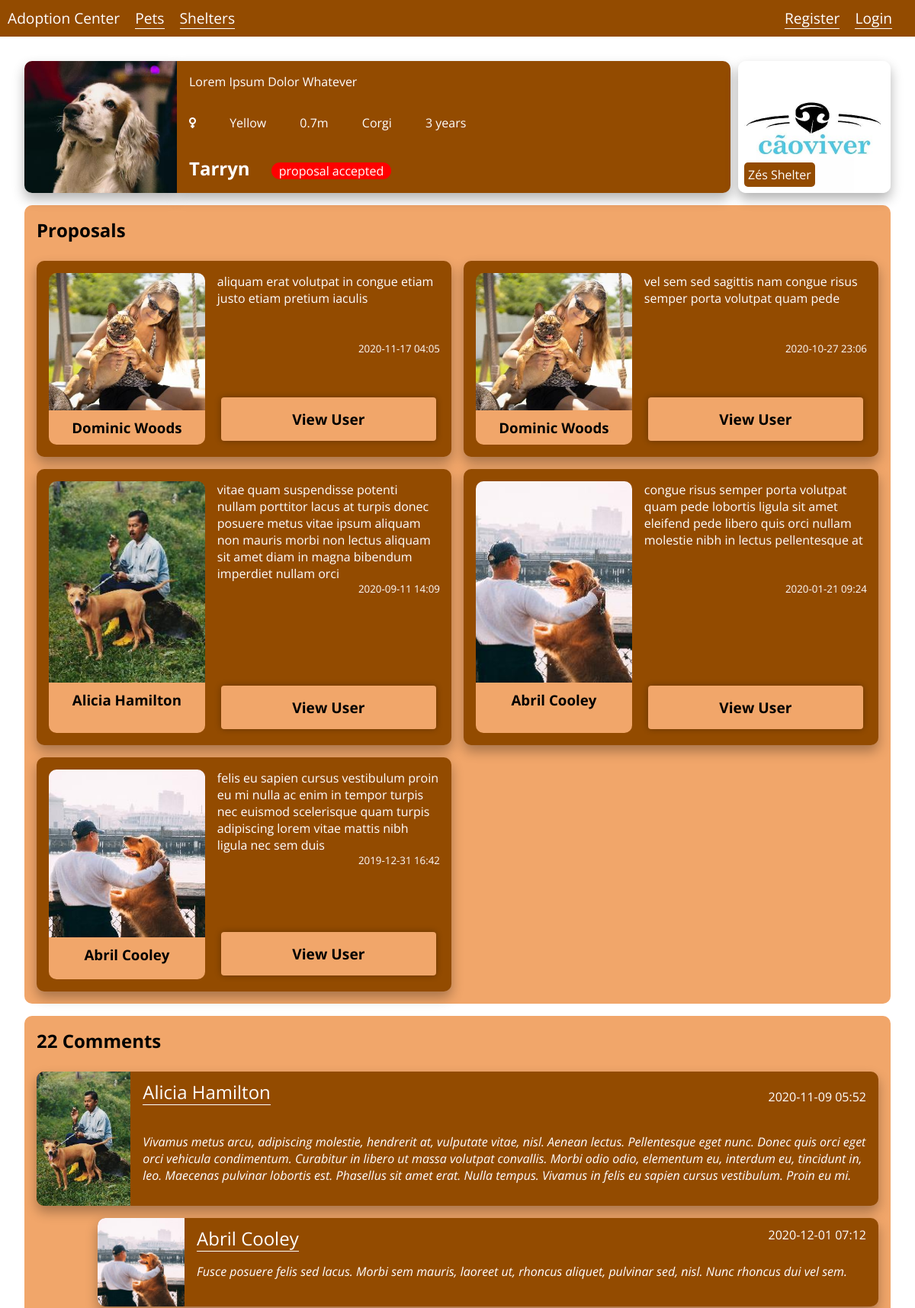
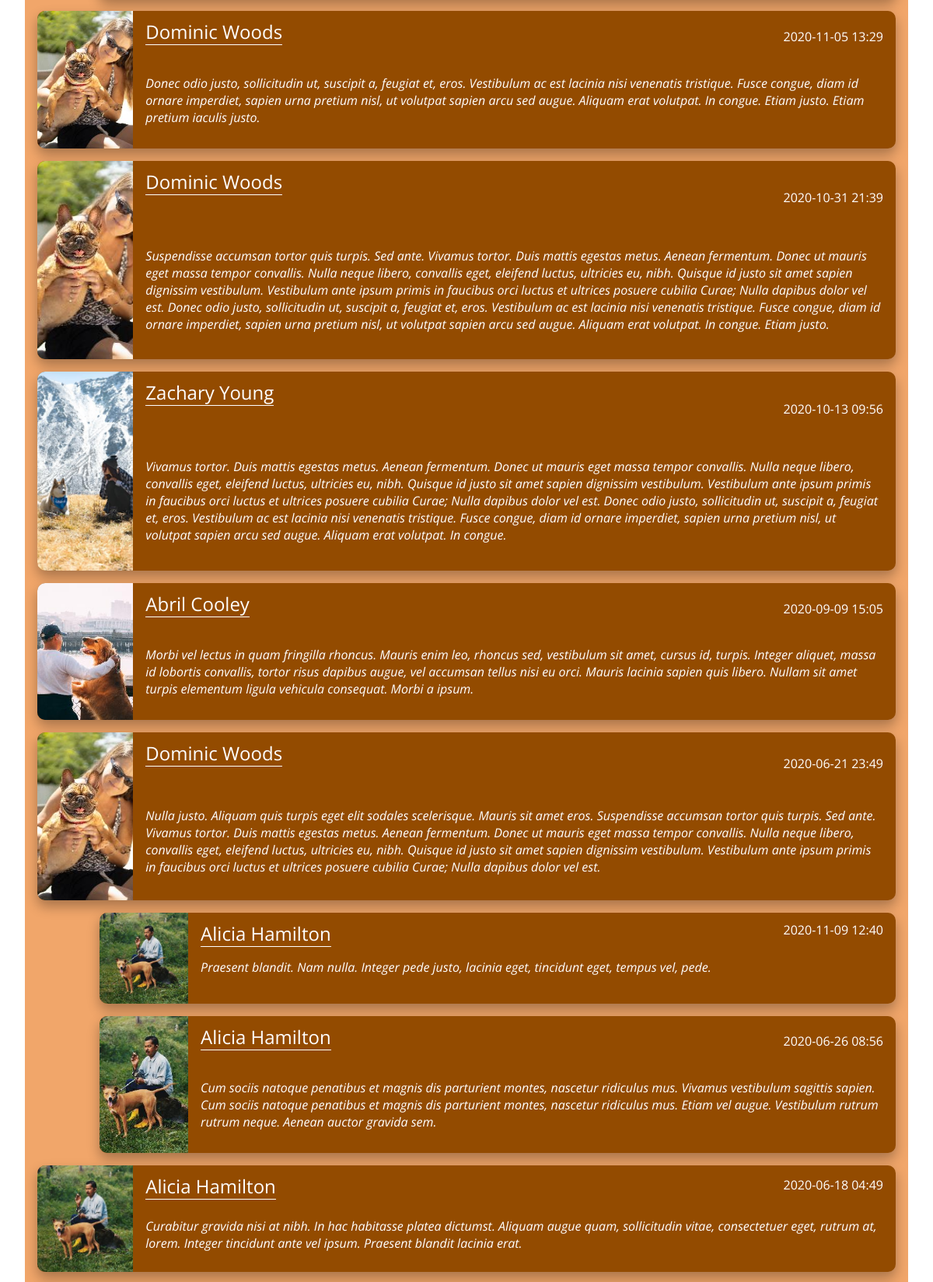
Page /pet_detail.php?id=4 (upper part) on the committed database (2 pictures, top to bottom).
### tables this page shows
CREATE TABLE Pets (
  pet_id    INTEGER PRIMARY KEY,
  name      VARCHAR,
  species   VARCHAR,
  size      FLOAT,
  color     VARCHAR,
  gender    INTEGER, -- (0 for male),
  info      VARCHAR,
  age       INTEGER,
  location  VARCHAR,
  state     VARCHAR -- Pets can be in several states (being prepared for adoption, prepared, proposal accepted, delivered, …).
);

CREATE TABLE Shelters_Pets (
  shelter_id  INTEGER,
  pet_id      INTEGER,
  CONSTRAINT shel_pet_fk1 FOREIGN KEY (shelter_id) REFERENCES Shelters(shelter_id),
	CONSTRAINT shel_pet_fk2 FOREIGN KEY (pet_id) REFERENCES Pets(pet_id),
	CONSTRAINT shel_pet_pk PRIMARY KEY(shelter_id, pet_id)
);

CREATE TABLE Shelters (
  shelter_id  INTEGER PRIMARY KEY,
  username    VARCHAR,
  password    TEXT,
  name        VARCHAR,
  info        VARCHAR
);

CREATE TABLE ProposalsUser (
    prop_id     INTEGER PRIMARY KEY,
    pet_id      INTEGER,
    user_id     INTEGER,
    text        VARCHAR,
    date        VARCHAR,
    CONSTRAINT  prop_fk1 FOREIGN KEY (pet_id) REFERENCES Pets(pet_id),
    CONSTRAINT  prop_fk2 FOREIGN KEY (user_id) REFERENCES Users(user_id)
);

CREATE TABLE Users (
  user_id     INTEGER PRIMARY KEY,
  username    VARCHAR,
  password    TEXT,
  name        VARCHAR,
  info        VARCHAR
);

CREATE TABLE Comments (
    id INTEGER PRIMARY KEY,
    user_id INTEGER,
    pet_id INTEGER,
    date VARCHAR,
    text VARCHAR,
    CONSTRAINT  comm_fk1 FOREIGN KEY (pet_id) REFERENCES Pets(pet_id),
    CONSTRAINT  comm_fk2 FOREIGN KEY (user_id) REFERENCES Users(user_id)
);

CREATE TABLE Answers(
    id INTEGER PRIMARY KEY,
    comment_id INTEGER,
    date VARCHAR,
    text VARCHAR,
    user_id INTEGER,
    type VARCHAR, -- user or shelter
    constraint fk_comments FOREIGN KEY (comment_id) REFERENCES Comments
);

### pet_detail.php (called while the page is built, shortened)
<?php
include_once('database/connection.php');
include_once('database/pets.php');
include_once('database/users.php');
include_once('database/shelters.php');
$pet = getPetByID($_GET['id']);
$proposals = getPetProposals($_GET['id']);
$comments = getPetComments($_GET['id']);
include('templates/common/header.php');
include('templates/common/navigation_bar.php');
include('templates/pets/pet_detail.php');
include('templates/common/footer.php');

### database/pets.php (called while the page is built, shortened)
<?php
function getPetProposals($petID) {
    global $db;
    if ($stmt = $db->prepare('
            SELECT *
            FROM ProposalsUser, Users
            WHERE pet_id = :id
            AND Users.user_id = ProposalsUser.user_id
            ORDER BY date DESC')
    ) {
        $stmt->bindParam(':id', $petID);
        $stmt->execute();
        return $stmt->fetchAll();
    }
    else {
        printf('errno: %d, error: %s', $db->errorCode(), $db->errorInfo()[2]);
        die;
    }
}
function getPetOwner($petID) {
    global $db;
    if ($stmt = $db->prepare('
        SELECT *
        FROM Pets, Users_Pets
        WHERE Pets.pet_id = :id
        AND Pets.pet_id = Users_Pets.pet_id')) {
        $stmt->bindParam(':id', $petID);
        $stmt->execute();
        $stmt = $db->prepare('
            SELECT *
            FROM Pets, Shelters_Pets
            WHERE Pets.pet_id = :id
            AND Pets.pet_id = Shelters_Pets.pet_id');
        $stmt->bindParam(':id', $petID);
        $stmt->execute();
        $pets = $stmt->fetch();
        return [$pets['shelter_id'], "shelter"];
    }
    else {
        printf('errno: %d, error: %s', $db->errorCode(), $db->errorInfo()[2]);
        die;
    }
}
function getPetByID($petID) {
    global $db;
    if ($stmt = $db->prepare('SELECT * FROM Pets WHERE pet_id = :id')) {
        $stmt->bindParam(':id', $petID);
        $stmt->execute();
        return $stmt->fetch();
    }
    else {
        printf('errno: %d, error: %s', $db->errorCode(), $db->errorInfo()[2]);
        die;
    }
}
function getImageByPetId($petID){
    global $db;
    if ($stmt = $db->prepare('SELECT * FROM Pets_Images WHERE pet_id = :id')) {
        $stmt->bindParam(':id', $petID);
        $stmt->execute();
        return $stmt->fetch()[0];
    }
    else {
        printf('errno: %d, error: %s', $db->errorCode(), $db->errorInfo()[2]);
        die;
    }
}
function getPetComments($petID) {
    global $db;
    if ($stmt = $db->prepare('
            SELECT *
            FROM Comments, Users
            WHERE pet_id = :id
            AND Users.user_id = Comments.user_id
            ORDER BY date DESC')
    ) {
        $stmt->bindParam(':id', $petID);
        $stmt->execute();
        return $stmt->fetchAll();
    }
    else {
        printf('errno: %d, error: %s', $db->errorCode(), $db->errorInfo()[2]);
        die;
    }
}
function getCommentReplies($commentID) {
    global $db;
    if ($stmt = $db->prepare('SELECT * FROM Answers WHERE comment_id = :id')) {
        $stmt->bindParam(':id', $commentID);
        $stmt->execute();
        return $stmt->fetchAll();
    }
    else {
        printf('errno: %d, error: %s', $db->errorCode(), $db->errorInfo()[2]);
        die;
    }
}

### database/shelters.php (called while the page is built, shortened)
<?php
function getShelterByID($shelterID) {
    global $db;
    if ($stmt = $db->prepare('SELECT * FROM Shelters WHERE shelter_id = :id')) {
        $stmt->bindParam(':id', $shelterID);
        $stmt->execute();
        return $stmt->fetch();
    }
    else {
        printf('errno: %d, error: %s', $db->errorCode(), $db->errorInfo()[2]);
        die;
    }
}

### database/users.php (called while the page is built, shortened)
<?php
function getUserByID($id) {
    global $db;
    if ($stmt = $db->prepare('SELECT * FROM Users WHERE user_id = :id')) {
        $stmt->bindParam(':id', $id);
        $stmt->execute();
        return $stmt->fetch();
    }
    else {
        printf('errno: %d, error: %s', $db->errorCode(), $db->errorInfo()[2]);
        die;
    }
}

### templates/pets/pet_detail.php (the view, shortened to what this page needs)
<div class="page-content" id="pet-profile" >
    <div class="pet-bio">
        <a class="pet-image" style="background-image: url('database/images/pets/thumbs_medium/<?= getImageByPetId($_GET['id']) ?>.jpg')">
        </a>
        <section class="pet-info">
            <div id="title">
                <h2><?= $pet['name'] ?></h2>
                <span><?= $pet['state'] ?></span>
            </div>
            <div id="pet-details">
                <?php
                if ($pet['gender'] == 0)
                    echo '<i class="fas fa-mars"></i>';
                else
                    echo '<i class="fas fa-venus"></i>';
                ?>
                <span><?= $pet['color'] ?></span>
                <span><?= $pet['size'] ?>m</span>
                <span><?= $pet['species'] ?></span>
                <span><?= $pet['age'] . ' years' ?></span>
            </div>
            <p><?= $pet['info'] ?></p>
        </section>
        <?php
        $owner = getPetOwner($pet['pet_id']);
        if ($owner[1] == 'user') {
            echo '<a id="owner-info" href="user_profile.php?id=' . $owner[0] . '">';
            echo "<div class=\"img\" style=\"background-image: url('database/images/users/profile/thumbs_medium/" . $owner[0] . ".jpg')\"> </div>
                  <p>" . getUserByID($owner[0])['name'] . '</p>
                  </a>';
        }
        else {
            echo '<a id="owner-info" href="shelter_profile.php?id=' . $owner[0] . '">';
            echo "<div class=\"img\" style=\"background-image: url('database/images/shelters/profile/thumbs_medium/" . $owner[0] . ".jpg')\"></div>
                  <p>" . getShelterByID($owner[0])['name'] . '</p>
                  </a>';
        }
        ?>
    </div>
    <section id="proposals">
        <h2>Proposals</h2>
        <div class="grid-list">
            <?php foreach ($proposals as $proposal) { ?>
                <article class="adoption-proposal">
                    <div class="img" style="background-image: url('database/images/users/profile/thumbs_medium/<?= $proposal['user_id'] ?>.jpg"></div>
                    <h3><?= $proposal['name'] ?></h3>
                    <div class="user-details">
                        <p><?= $proposal['text'] ?></p>
                        <small><?= date("Y-m-d H:i", substr($proposal['date'], 0, 10)) ?></small>
                        <a href="user_profile.php?id=<?= $proposal['user_id'] ?>" class="button">View User</a>
                    </div>
                </article>
            <?php } ?>
        </div>
    </section>
    <section id="pet-comments">
        <h2><?= count($comments) ?> Comments</h2>
        <?php foreach ($comments as $comment) { ?>
            <div class="pet-comment">
                <a href="user_profile.php?id=<?= $comment['user_id'] ?>" class="user-image" style="background-image: url('database/images/users/profile/thumbs_medium/<?= $comment['user_id'] ?>.jpg')"></a>
                <span class="user"><a href="user_profile.php?id=<?= $comment['user_id'] ?>"><?= $comment['name'] ?></a></span>
                <span class="date"><?= date("Y-m-d H:i", substr($comment['date'], 0, 10)) ?></span>
                <p><?= $comment['text'] ?></p>
            </div>
            <?php
            $replies = getCommentReplies($comment['id']);
            foreach ($replies as $reply) {
                if ($reply['type'] == "user") {
                    echo '<div class="pet-answer">';
                    echo "<a href=\"user_profile.php?id=" . $reply['user_id'] . "\" class=\"user-image\" style=\"background-image: url('database/images/users/profile/thumbs_medium/" . $reply['user_id'] . ".jpg')\"></a>";
                    echo "<span class=\"user\"><a href=\"user_profile.php?id=" . $reply['user_id'] . "\">" . getUserByID($reply['user_id'])['name'] . "</a></span>";
                    echo "<span class=\"date\">" . date("Y-m-d H:i", substr($reply['date'], 0, 10)) . "</span>";
                    echo "<p>" . $reply['text'] . "</p>";
                    echo "</div>";
                }
            }
            ?>
        <?php } ?>
    </section>
</div>

### templates/common/header.php (shortened to what this page needs)
<!DOCTYPE html>
<html lang="en">
<head>
    <link href="style/style.css" rel="stylesheet">
    <link rel="stylesheet" href="https://use.fontawesome.com/releases/v5.3.1/css/all.css">
</head>
<body>

### templates/common/navigation_bar.php (shortened to what this page needs)
<section class="navigation_bar">
    <a href="homepage.php">Adoption Center</a>
    <nav id="links">
        <a href="pets_list.php">Pets</a>
        <a href="shelters_list.php">Shelters</a>
    </nav>
    <nav id="signup">
        <?php if (!isset($_SESSION['username'])) { ?>
            <a href="register.php">Register</a>
            <a href="login.php">Login</a>
        <?php } ?>
    </nav>
</section>

### templates/common/footer.php (shortened to what this page needs)
</body>
</html>

### rows in the picture
pets: name "Tarryn", state "proposal accepted", color "Yellow", size "0.7", species "Corgi", age "3", info "Lorem Ipsum Dolor Whatever", pet_id.name "Zés Shelter"
proposalsuser: user.name "Dominic Woods", text "aliquam erat volutpat in congue etiam justo etiam pretium iaculis", date "2020-11-17 04:05"
proposalsuser: user.name "Dominic Woods", text "vel sem sed sagittis nam congue risus semper porta volutpat quam pede", date "2020-10-27 23:06"
proposalsuser: shows a picture, user.name "Alicia Hamilton", text "vitae quam suspendisse potenti nullam porttitor lacus at turpis donec posuere metus vitae ipsum aliquam non mauris morbi non lectus aliquam sit amet diam in magna bibendum imperdiet nullam orci", date "2020-09-11 14:09"
proposalsuser: user.name "Abril Cooley", text "congue risus semper porta volutpat quam pede lobortis ligula sit amet eleifend pede libero quis orci nullam molestie nibh in lectus pellentesque at", date "2020-01-21 09:24"
proposalsuser: user.name "Abril Cooley", text "felis eu sapien cursus vestibulum proin eu mi nulla ac enim in tempor turpis nec euismod scelerisque quam turpis adipiscing lorem vitae mattis nibh ligula nec sem duis", date "2019-12-31 16:42"
comments: user.name "Alicia Hamilton", date "2020-11-09 05:52", text "Vivamus metus arcu, adipiscing molestie, hendrerit at, vulputate vitae, nisl. Aenean lectus. Pellentesque eget nunc. Donec quis orci eget orci vehicula condimentum. Curabitur in libero ut massa volutpat convallis. Morbi odio odio, elementum eu, interdum eu, tincidunt in, leo. Maecenas pulvinar lobortis est. Phasellus sit amet erat. Nulla tempus. Vivamus in felis eu sapien cursus vestibulum. Proin eu mi."
answers: shows a picture, user.name "Abril Cooley", date "2020-12-01 07:12", text "Fusce posuere felis sed lacus. Morbi sem mauris, laoreet ut, rhoncus aliquet, pulvinar sed, nisl. Nunc rhoncus dui vel sem."
comments: user.name "Dominic Woods", date "2020-11-05 13:29", text "Donec odio justo, sollicitudin ut, suscipit a, feugiat et, eros. Vestibulum ac est lacinia nisi venenatis tristique. Fusce congue, diam id ornare imperdiet, sapien urna pretium nisl, ut volutpat sapien arcu sed augue. Aliquam erat volutpat. In congue. Etiam justo. Etiam pretium iaculis justo."
comments: user.name "Dominic Woods", date "2020-10-31 21:39", text "Suspendisse accumsan tortor quis turpis. Sed ante. Vivamus tortor. Duis mattis egestas metus. Aenean fermentum. Donec ut mauris eget massa tempor convallis. Nulla neque libero, convallis eget, eleifend luctus, ultricies eu, nibh. Quisque id justo sit amet sapien dignissim vestibulum. Vestibulum ante ipsum primis in faucibus orci luctus et ultrices posuere cubilia Curae; Nulla dapibus dolor vel est. Donec odio justo, sollicitudin ut, suscipit a, feugiat et, eros. Vestibulum ac est lacinia nisi venenatis tristique. Fusce congue, diam id ornare imperdiet, sapien urna pretium nisl, ut volutpat sapien arcu sed augue. Aliquam erat volutpat. In congue. Etiam justo."
comments: shows a picture, user.name "Zachary Young", date "2020-10-13 09:56", text "Vivamus tortor. Duis mattis egestas metus. Aenean fermentum. Donec ut mauris eget massa tempor convallis. Nulla neque libero, convallis eget, eleifend luctus, ultricies eu, nibh. Quisque id justo sit amet sapien dignissim vestibulum. Vestibulum ante ipsum primis in faucibus orci luctus et ultrices posuere cubilia Curae; Nulla dapibus dolor vel est. Donec odio justo, sollicitudin ut, suscipit a, feugiat et, eros. Vestibulum ac est lacinia nisi venenatis tristique. Fusce congue, diam id ornare imperdiet, sapien urna pretium nisl, ut volutpat sapien arcu sed augue. Aliquam erat volutpat. In congue."
comments: shows a picture, user.name "Abril Cooley", date "2020-09-09 15:05", text "Morbi vel lectus in quam fringilla rhoncus. Mauris enim leo, rhoncus sed, vestibulum sit amet, cursus id, turpis. Integer aliquet, massa id lobortis convallis, tortor risus dapibus augue, vel accumsan tellus nisi eu orci. Mauris lacinia sapien quis libero. Nullam sit amet turpis elementum ligula vehicula consequat. Morbi a ipsum."
comments: user.name "Dominic Woods", date "2020-06-21 23:49", text "Nulla justo. Aliquam quis turpis eget elit sodales scelerisque. Mauris sit amet eros. Suspendisse accumsan tortor quis turpis. Sed ante. Vivamus tortor. Duis mattis egestas metus. Aenean fermentum. Donec ut mauris eget massa tempor convallis. Nulla neque libero, convallis eget, eleifend luctus, ultricies eu, nibh. Quisque id justo sit amet sapien dignissim vestibulum. Vestibulum ante ipsum primis in faucibus orci luctus et ultrices posuere cubilia Curae; Nulla dapibus dolor vel est."
answers: user.name "Alicia Hamilton", date "2020-11-09 12:40", text "Praesent blandit. Nam nulla. Integer pede justo, lacinia eget, tincidunt eget, tempus vel, pede."
answers: user.name "Alicia Hamilton", date "2020-06-26 08:56", text "Cum sociis natoque penatibus et magnis dis parturient montes, nascetur ridiculus mus. Vivamus vestibulum sagittis sapien. Cum sociis natoque penatibus et magnis dis parturient montes, nascetur ridiculus mus. Etiam vel augue. Vestibulum rutrum rutrum neque. Aenean auctor gravida sem."
comments: user.name "Alicia Hamilton", date "2020-06-18 04:49", text "Curabitur gravida nisi at nibh. In hac habitasse platea dictumst. Aliquam augue quam, sollicitudin vitae, consectetuer eget, rutrum at, lorem. Integer tincidunt ante vel ipsum. Praesent blandit lacinia erat."

### other values in the picture
count($comments) "22"
